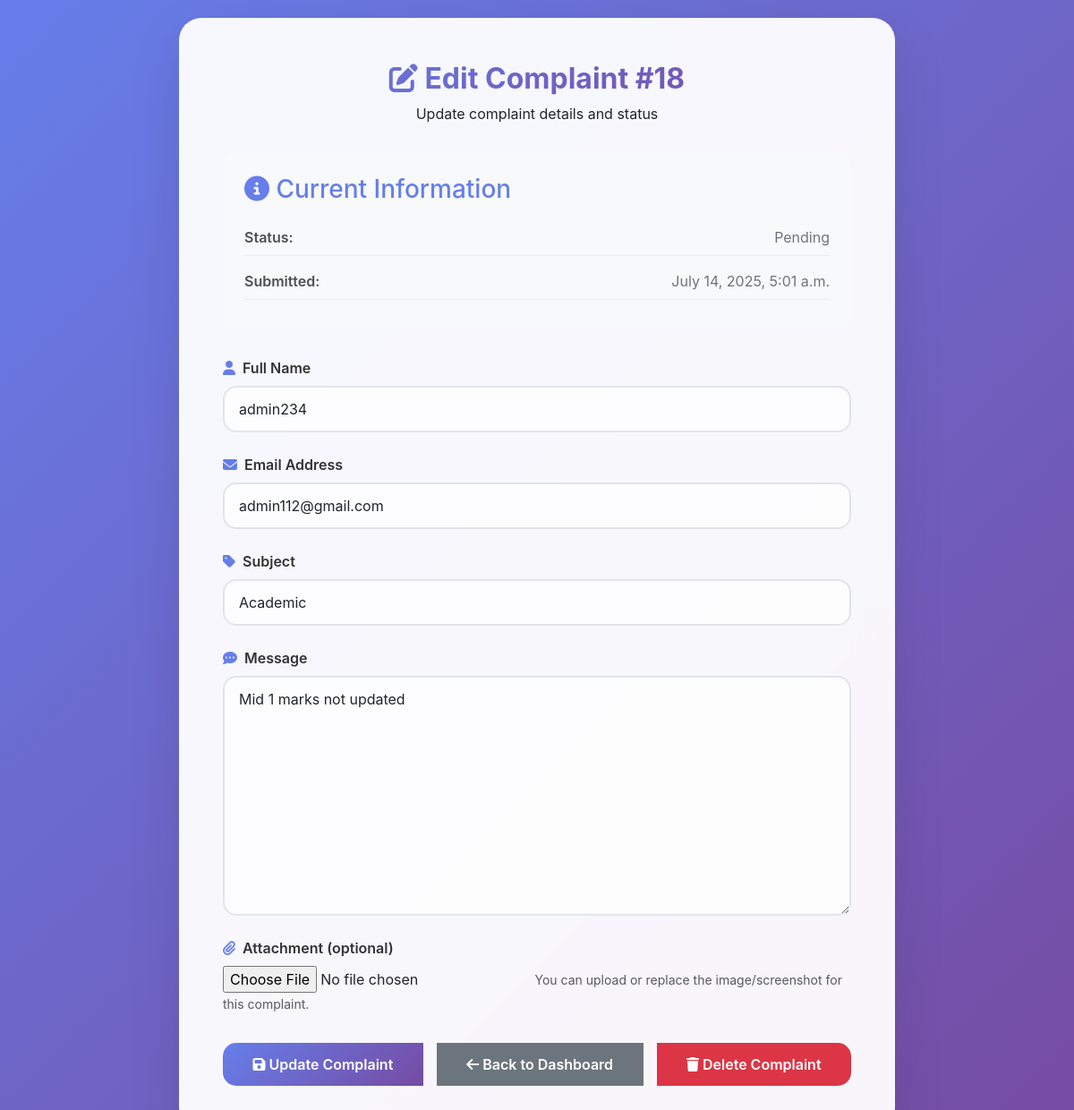
Page /complaint/18/edit/ (signed in) on the committed database.
### complaints/models.py (models this page shows, shortened)
class Complaint(models.Model):
    STATUS_CHOICES = [
        ('Pending', 'Pending'),
        ('In Progress', 'In Progress'),
        ('Resolved', 'Resolved'),
        ('Closed', 'Closed'),
    ]
    PRIORITY_CHOICES = [
        ('Low', 'Low'),
        ('Medium', 'Medium'),
        ('High', 'High'),
        ('Urgent', 'Urgent'),
    ]
    user = models.ForeignKey(User, on_delete=models.CASCADE, related_name='complaints', null=True, blank=True)
    name = models.CharField(max_length=100)
    email = models.EmailField()
    subject = models.CharField(max_length=200)
    message = models.TextField()
    status = models.CharField(max_length=15, choices=STATUS_CHOICES, default='Pending')
    priority = models.CharField(max_length=10, choices=PRIORITY_CHOICES, default='Medium')
    submitted_at = models.DateTimeField(auto_now_add=True)
    updated_at = models.DateTimeField(auto_now=True)
    admin_notes = models.TextField(blank=True, null=True)
    attachment = models.FileField(upload_to='complaint_attachments/', blank=True, null=True)

### complaints/views.py (the view)
# urls.py: path('complaint/<int:complaint_id>/edit/', views.edit_complaint, name='edit_complaint'),
@login_required
def edit_complaint(request, complaint_id):
    complaint = get_object_or_404(Complaint, id=complaint_id)
    if request.method == 'POST':
        form = ComplaintForm(request.POST, request.FILES, instance=complaint)
        if form.is_valid():
            form.save()
            messages.success(request, f"Complaint #{complaint_id} has been updated!")
            return redirect('admin_dashboard')
        else:
            messages.error(request, "There was an error updating the complaint.")
    else:
        form = ComplaintForm(instance=complaint)
    return render(request, 'complaints/edit_complaint.html', {'form': form, 'complaint': complaint})

### complaints/forms.py
class ComplaintForm(forms.ModelForm):
    class Meta:
        model = Complaint
        fields = ['name', 'email', 'subject', 'message', 'attachment']
        widgets = {
            'name': forms.TextInput(attrs={'class': 'form-control'}),
            'email': forms.EmailInput(attrs={'class': 'form-control'}),
            'subject': forms.TextInput(attrs={'class': 'form-control'}),
            'message': forms.Textarea(attrs={'class': 'form-control'}),
        }

### complaints/templates/complaints/edit_complaint.html (shortened to what this page needs)
<!DOCTYPE html>
<html lang="en">
<head>
    <link href="https://cdn.jsdelivr.net/npm/bootstrap@5.3.0/dist/css/bootstrap.min.css" rel="stylesheet">
    <link href="https://cdnjs.cloudflare.com/ajax/libs/font-awesome/6.4.0/css/all.min.css" rel="stylesheet">
</head>
<body>
    <div class="edit-container">
        <div class="edit-header">
            <h1>
                <i class="fas fa-edit"></i>
                Edit Complaint #{{ complaint.id }}
            </h1>
            <p>Update complaint details and status</p>
        </div>
        <div class="complaint-info">
            <h3><i class="fas fa-info-circle"></i> Current Information</h3>
            <div class="info-item">
                <span class="info-label">Status:</span>
                <span class="info-value">
                    <span class="status {% if complaint.status == 'Pending' %}pending{% else %}resolved{% endif %}">
                        {{ complaint.status }}
                    </span>
                </span>
            </div>
            <div class="info-item">
                <span class="info-label">Submitted:</span>
                <span class="info-value">{{ complaint.submitted_at|date:"F j, Y, g:i a" }}</span>
            </div>
        </div>
        <form method="post" enctype="multipart/form-data">
            <div class="form-group">
                <label class="form-label">
                    <i class="fas fa-user"></i>
                    Full Name
                </label>
                {{ form.name }}
            </div>
            <div class="form-group">
                <label class="form-label">
                    <i class="fas fa-envelope"></i>
                    Email Address
                </label>
                {{ form.email }}
            </div>
            <div class="form-group">
                <label class="form-label">
                    <i class="fas fa-tag"></i>
                    Subject
                </label>
                {{ form.subject }}
            </div>
            <div class="form-group">
                <label class="form-label">
                    <i class="fas fa-comment-dots"></i>
                    Message
                </label>
                {{ form.message }}
            </div>
            <div class="form-group">
                <label class="form-label">
                    <i class="fas fa-paperclip"></i>
                    Attachment (optional)
                </label>
                {{ form.attachment }}
                <small class="form-text text-muted">You can upload or replace the image/screenshot for this complaint.</small>
            </div>
            <div class="btn-group">
                <button type="submit" class="btn btn-primary">
                    <i class="fas fa-save"></i>
                    Update Complaint
                </button>
                <a href="{% url 'admin_dashboard' %}" class="btn btn-secondary">
                    <i class="fas fa-arrow-left"></i>
                    Back to Dashboard
                </a>
                <a href="{% url 'delete_complaint' complaint.id %}" class="btn btn-danger"
                   onclick="return confirm('Are you sure you want to delete this complaint?')">
                    <i class="fas fa-trash"></i>
                    Delete Complaint
                </a>
            </div>
        </form>
    </div>
</body>
</html>

### complaints/templates/complaints/edit_complaint.html (style rules this page uses)
body { font-family: 'Inter', sans-serif; background: linear-gradient(135deg, #667eea 0%, #764ba2 100%); min-height: 100vh; padding: 20px; }
.edit-container { max-width: 800px; margin: 0 auto; background: rgba(255, 255, 255, 0.95); backdrop-filter: blur(20px); border-radius: 25px; padding: 3rem; box-shadow: 0 20px 60px rgba(0, 0, 0, 0.1); border: 1px solid rgba(255, 255, 255, 0.2); }
.edit-header { text-align: center; margin-bottom: 2rem; }
.edit-header h1 { font-size: 2rem; font-weight: 700; background: linear-gradient(135deg, #667eea, #764ba2); -webkit-background-clip: text; -webkit-text-fill-color: transparent; background-clip: text; margin-bottom: 0.5rem; }
.form-group { margin-bottom: 1.5rem; }
.form-label { font-weight: 600; color: #333; margin-bottom: 0.5rem; display: flex; align-items: center; gap: 0.5rem; }
.form-label i { color: #667eea; }
.form-control { border: 2px solid #e1e5e9; border-radius: 15px; padding: 12px 16px; font-size: 1rem; transition: all 0.3s ease; background: rgba(255, 255, 255, 0.8); }
textarea.form-control { resize: vertical; min-height: 120px; }
.btn-group { display: flex; gap: 1rem; justify-content: center; margin-top: 2rem; }
.btn { padding: 12px 30px; border-radius: 15px; font-weight: 600; text-decoration: none; transition: all 0.3s ease; border: none; cursor: pointer; }
.btn-primary { background: linear-gradient(135deg, #667eea, #764ba2); color: white; }
.btn-secondary { background: #6c757d; color: white; }
.btn-danger { background: #dc3545; color: white; }
.complaint-info { background: #f8f9fa; border-radius: 15px; padding: 1.5rem; margin-bottom: 2rem; }
.complaint-info h3 { color: #667eea; margin-bottom: 1rem; }
.info-item { display: flex; justify-content: space-between; margin-bottom: 0.5rem; padding: 0.5rem 0; border-bottom: 1px solid #e9ecef; }
.info-label { font-weight: 600; color: #495057; }
.info-value { color: #6c757d; }

### rows in the picture
Complaint: id "18", status "Pending", submitted_at "July 14, 2025, 5:01 a.m.", name "admin234", email "admin112@gmail.com", subject "Academic", message "Mid 1 marks not updated"
